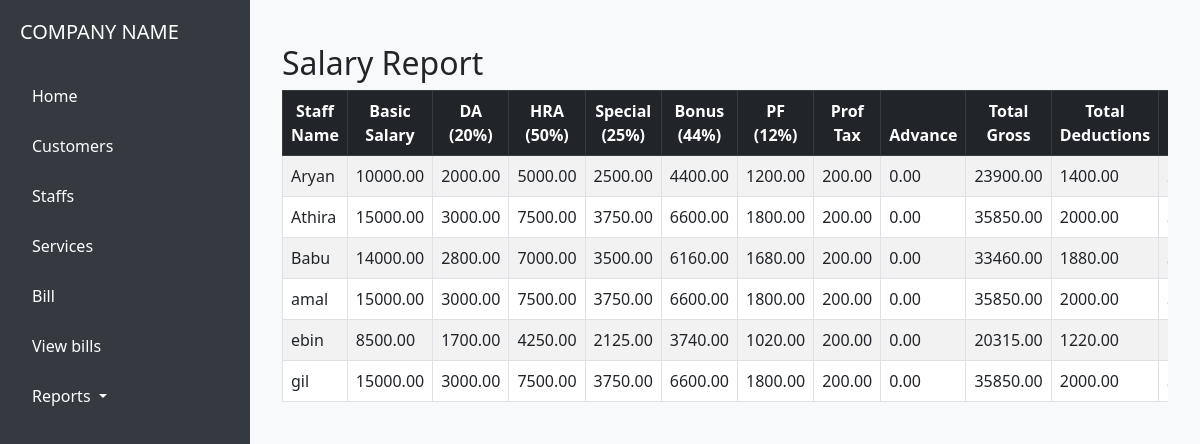
Screenshot of /salary-report/ with the database file from the repository.
### core/models.py (models this page shows, shortened)
class Staff(models.Model):
    name = models.CharField(max_length=100)
    phone = models.CharField(max_length=15, null=True, blank=True)
    email = models.EmailField(blank=True, null=True)
    position = models.CharField(max_length=100,null=True, blank=True)
    dob = models.DateField(default=timezone.now)
    address = models.TextField(default='N/A')
    gender = models.CharField(max_length=1, choices=GENDER_CHOICES, default='F')
    date = models.DateField(default=timezone.now)
    basic_salary = models.DecimalField(max_digits=10, decimal_places=2, default=0)

### core/views.py (the view)
# urls.py: path('salary-report/', views.salary_report, name='salary_report'),
def salary_report(request):
    staff_list = Staff.objects.all().order_by('name')
    staff_data = []
    for staff in staff_list:
        basic = Decimal(staff.basic_salary or 0)
        da = basic * Decimal('0.20')
        hra = basic * Decimal('0.50')
        special_allowance = basic * Decimal('0.25')
        bonus = basic * Decimal('0.44')
        pf = basic * Decimal('0.12')
        professional_tax = Decimal('200.00')  # Example fixed amount
        salary_advance = Decimal('0.00')      # Example default
        total_gross = basic + da + hra + special_allowance + bonus
        total_deductions = pf + professional_tax + salary_advance
        net_salary = total_gross - total_deductions
        staff_data.append({
            'name': staff.name,
            'basic_salary': basic,
            'da': da,
            'hra': hra,
            'special_allowance': special_allowance,
            'bonus': bonus,
            'pf': pf,
            'professional_tax': professional_tax,
            'salary_advance': salary_advance,
            'total_gross': total_gross,
            'total_deductions': total_deductions,
            'net_salary': net_salary,
        })
    return render(request, 'core/salary_report.html', {'staff_data': staff_data})

### core/templates/core/salary_report.html (shortened to what this page needs)
{% extends 'core/base.html' %}
{% block content %}
<div class="container mt-4">
    <h2>Salary Report</h2>
    <div class="table-responsive">
        <table class="table table-bordered table-striped table-hover align-middle">
            <thead class="table-dark text-center">
                <tr>
                    <th>Staff Name</th>
                    <th>Basic Salary</th>
                    <th>DA (20%)</th>
                    <th>HRA (50%)</th>
                    <th>Special (25%)</th>
                    <th>Bonus (44%)</th>
                    <th>PF (12%)</th>
                    <th>Prof Tax</th>
                    <th>Advance</th>
                    <th>Total Gross</th>
                    <th>Total Deductions</th>
                    <th>Net Salary</th>
                </tr>
            </thead>
            <tbody>
                {% for staff in staff_data %}
                <tr>
                    <td>{{ staff.name }}</td>
                    <td>{{ staff.basic_salary|floatformat:2 }}</td>
                    <td>{{ staff.da|floatformat:2 }}</td>
                    <td>{{ staff.hra|floatformat:2 }}</td>
                    <td>{{ staff.special_allowance|floatformat:2 }}</td>
                    <td>{{ staff.bonus|floatformat:2 }}</td>
                    <td>{{ staff.pf|floatformat:2 }}</td>
                    <td>{{ staff.professional_tax|floatformat:2 }}</td>
                    <td>{{ staff.salary_advance|floatformat:2 }}</td>
                    <td>{{ staff.total_gross|floatformat:2 }}</td>
                    <td>{{ staff.total_deductions|floatformat:2 }}</td>
                    <td class="fw-bold">{{ staff.net_salary|floatformat:2 }}</td>
                </tr>
                {% empty %}
                <tr>
                    <td colspan="12" class="text-center">No staff found.</td>
                </tr>
                {% endfor %}
            </tbody>
        </table>
    </div>
</div>
{% endblock %}

### core/templates/core/base.html (style rules this page uses)
body { margin: 0; font-family: 'Segoe UI', sans-serif; }

### rows the page displays
Staff: name "Aryan", basic_salary "10000.00"
Staff: name "Athira", basic_salary "15000.00"
Staff: name "Babu", basic_salary "14000.00"
Staff: name "amal", basic_salary "15000.00"
Staff: name "ebin", basic_salary "8500.00"
Staff: name "gil", basic_salary "15000.00"

### other values shown
{{ staff.da|floatformat:2 }} "2000.00" "3000.00" "2800.00" "3000.00" "1700.00" "3000.00"
{{ staff.hra|floatformat:2 }} "5000.00" "7500.00" "7000.00" "7500.00" "4250.00" "7500.00"
{{ staff.special_allowance|floatformat:2 }} "2500.00" "3750.00" "3500.00" "3750.00" "2125.00" "3750.00"
{{ staff.bonus|floatformat:2 }} "4400.00" "6600.00" "6160.00" "6600.00" "3740.00" "6600.00"
{{ staff.pf|floatformat:2 }} "1200.00" "1800.00" "1680.00" "1800.00" "1020.00" "1800.00"
{{ staff.professional_tax|floatformat:2 }} "200.00" "200.00" "200.00" "200.00" "200.00" "200.00"
{{ staff.salary_advance|floatformat:2 }} "0.00" "0.00" "0.00" "0.00" "0.00" "0.00"
{{ staff.total_gross|floatformat:2 }} "23900.00" "35850.00" "33460.00" "35850.00" "20315.00" "35850.00"
{{ staff.total_deductions|floatformat:2 }} "1400.00" "2000.00" "1880.00" "2000.00" "1220.00" "2000.00"
